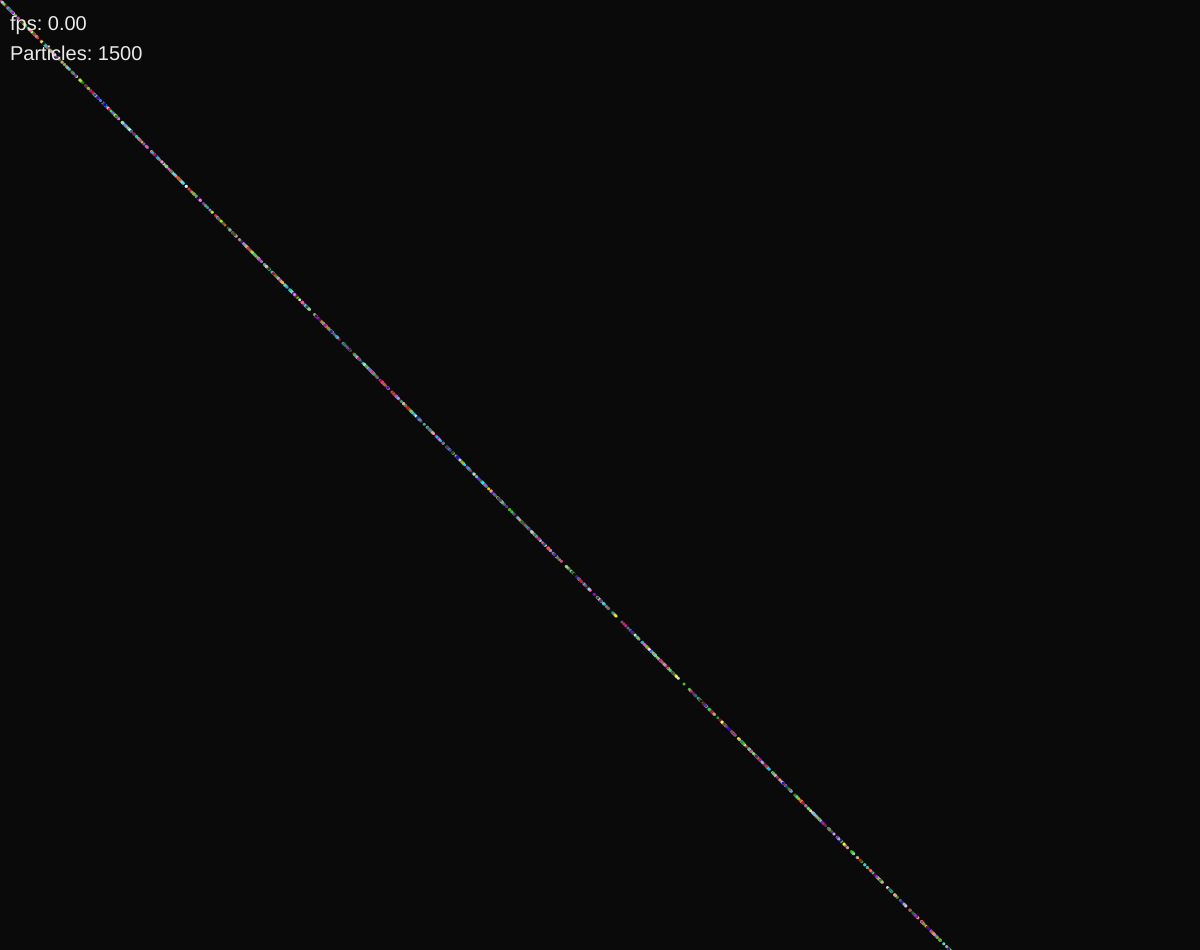
Frame 1 (no input)
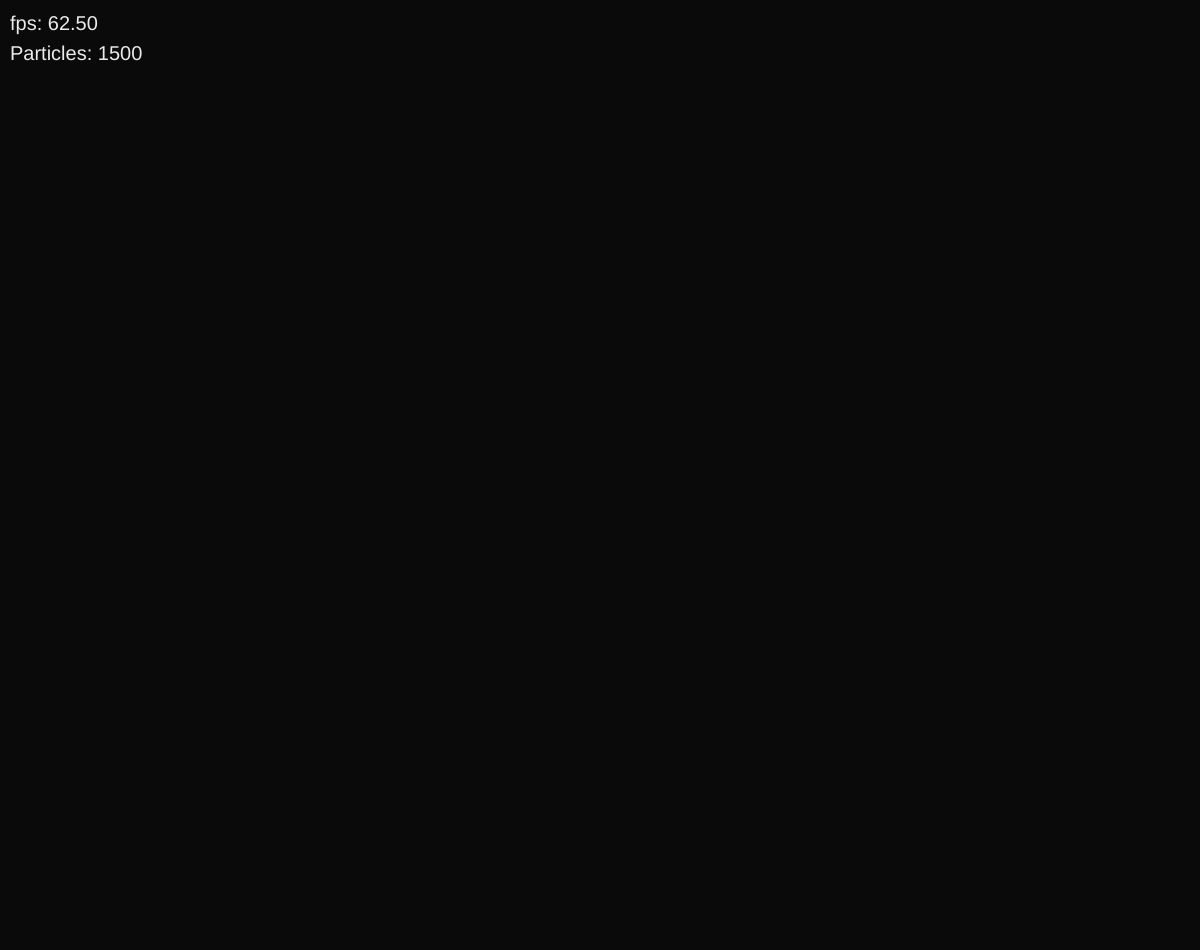
Frame 60 (no input)
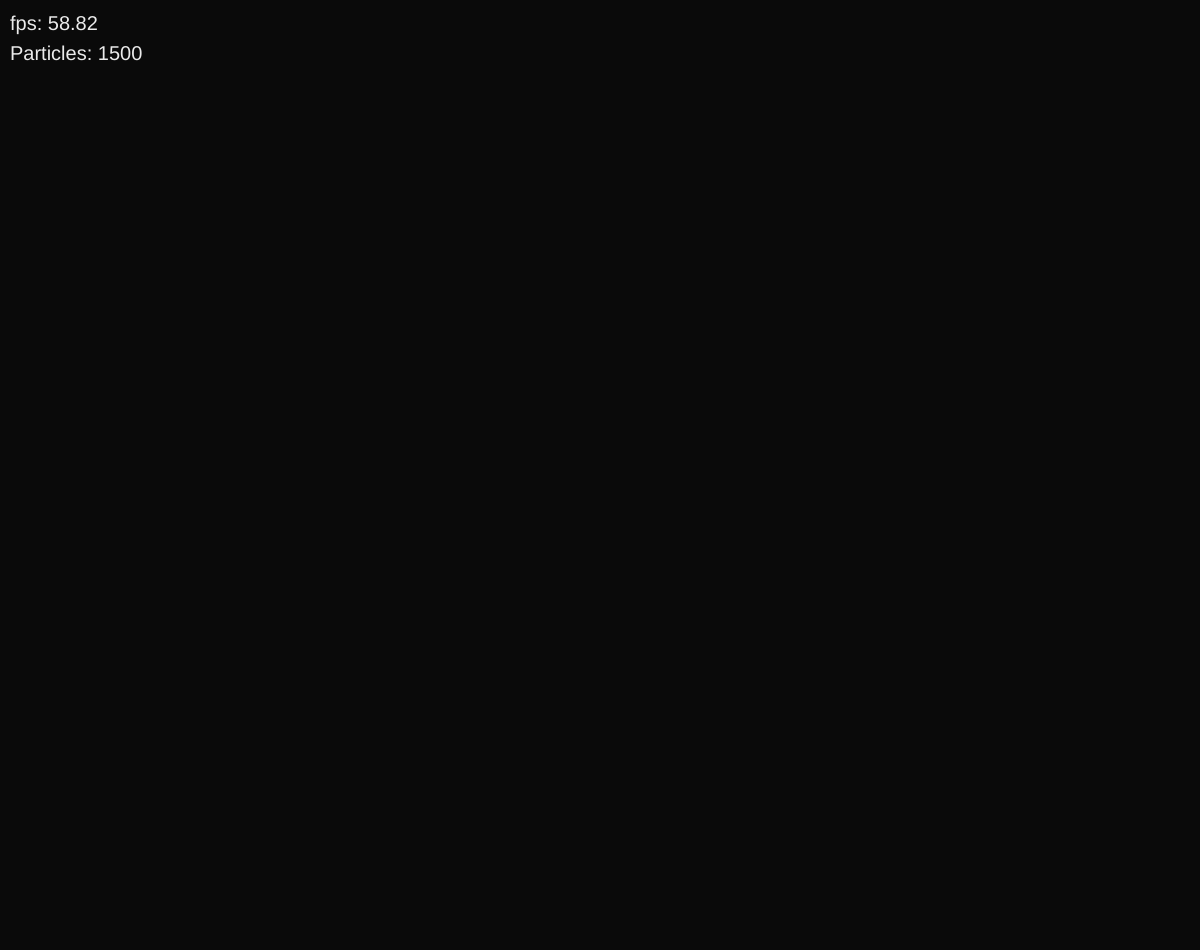
Frame 120 (the mouse pressed at the canvas centre since frame 60)

The p5.js sketch that drew these frames (run headless with seeded random() and noise() and a simulated clock; from frame 60 on, the mouse is pressed at the canvas centre):

// p5.js sketch
// ── sketch.js

var ww = window.innerWidth 
var wh = window.innerHeight *0.95
console.log("width: " + ww + " height: " + wh)
var mouseX_c,mouseY_c
var mouse = {x: 0, y: 0}
var cssscale
var scaleslider
var playerCount = 1500
var playerList = []
var prevtime = 0
var currtime = 0
var changing = false


class Particle {
  constructor(x, y) {
    this.color = color(random(255), random(255), random(255))
    this.x = x
    this.y = y
    this.vx = 0
    this.vy = 0
    this.ax = 0
    this.ay = 0
    this.prev = {x: x, y: x}
    this.prev2 = {x: x, y: x}
    this.dampen = random(0.95,0.99)
  }
  resetOffScreen(){
    this.vy = 0
    this.vx = 0
    this.prev = {}
    this.prev2 = {}
    if (random(1) > 0.5){
      if (random(1) > 0.5){this.y = random(-200,0); this.x = random(0,ww)}
      else{this.y = random(wh,wh+200); this.x = random(0,ww)}

    }else{
      if (random(1) > 0.5){this.x = random(-200,0); this.y = random(0,wh)}
      else{this.x = random(ww,ww+200); this.y = random(0,wh)}
    }
  }
  update() {
    this.vx += this.ax
    this.vy += this.ay
    this.x += this.vx
    this.y += this.vy
    this.vx *= this.dampen
    this.vy *= this.dampen
    if (this.x > ww + 200 || this.x < -200 || this.y > wh + 200 || this.y < -200){this.resetOffScreen()}
    if(frameCount % 2 == 0){
      this.prev2 = this.prev
      this.prev = {x: this.x, y: this.y}
    }
  }
  draw() {  
    push()
    stroke(this.color)
    fill(255)
    circle(this.x, this.y, 3)
    pop()
  }
  drawTrails(){
    push()
    strokeWeight(3)
    stroke(this.color, 75)
    line(this.x, this.y, this.prev.x, this.prev.y)
    strokeWeight(1)
    line(this.prev.x, this.prev.y, this.prev2.x, this.prev2.y)
    pop()
  }
  calculateAcceleration() {
    let dx = mouse.x - this.x
    let dy = mouse.y - this.y
    let angle = atan2(dy, dx) + random(-0.05,0)
    let distance = sqrt(dx * dx + dy * dy)
    let force = 200 / distance**1.1
    if (force > 2) force = 2
    this.ax = (cos(angle) * force)+random(-0.05,0.05)  
    this.ay = (sin(angle) * force)+random(-0.05,0.05)
    if(!mouseIsPressed){}else{this.ax = -this.ax*5; this.ay = -this.ay*5}
  }
  play(){
    this.calculateAcceleration()
    this.update()
    this.draw()
    this.drawTrails()
  }
}

// function drawTrails() {
//   push()
//   strokeWeight(3)
//   for (let i in playerList) {
//     stroke(playerList[i].color, 75)
//     line(playerList[i].x, playerList[i].y, playerList[i].prev.x, playerList[i].prev.y)
//     strokeWeight(1)
//     line(playerList[i].prev.x, playerList[i].prev.y, playerList[i].prev2.x, playerList[i].prev2.y)
//   }
//   pop()
// }




function precalculateMouseCoordinates(){
  cssscale = parseFloat(window.getComputedStyle(document.documentElement).getPropertyValue('--zoomscale'))
  document.documentElement.style.setProperty('--zoomscale', zoomslider.value())
  mouseX_c = mouseX / cssscale
  mouseY_c = mouseY / cssscale
  if (mouseX_c > ww) mouseX_c = ww
  if (mouseX_c < 0) mouseX_c = 0
  if (mouseY_c > wh) mouseY_c = wh
  if (mouseY_c < 0) mouseY_c = 0
  mouse.x = mouseX_c
  mouse.y = mouseY_c

}

function windowResized() {
  ww = window.innerWidth *0.8
  wh = window.innerHeight *0.8
  resizeCanvas(ww, wh);
}

function resetAndChangePlayerCount(){
  changing = true 
  playerCount = playerslider.value()
  playerList = []
  for (let i = 0; i < playerCount; i++) {
    let p = new Particle(random(ww), random(wh))
    playerList.push(p)
  }
}
function mouseReleased(){
  if (changing == true){
  resetAndChangePlayerCount()
  changing = false}}

function setup() {
  pixelDensity(1)
  for (let i = 0; i < playerCount; i++) {
    let p = new Particle(random(ww), random(wh))
    playerList.push(p)
  }
  console.log(playerList)
  createCanvas(ww, wh)
  frameRate(60)
  cssscale = parseFloat(window.getComputedStyle(document.documentElement).getPropertyValue('--zoomscale'))
  zoomslider = createSlider(0.01,2,cssscale,0.01)
  playerslider = createSlider(1,1500,playerCount,1)
  playerslider.mousePressed(resetAndChangePlayerCount)
  textSize(20)
  fill(235)
  strokeWeight(1)
}




function draw() {
  background(10)
  precalculateMouseCoordinates()
  for (i in playerList){
    if (changing == true) {playerList[i].draw()}else{
    playerList[i].play()}}

  prevtime = currtime
  currtime = Date.now()
  let fps = 1000/(currtime-prevtime)
  text("fps: " + fps.toFixed(2), 10, 30)
  text("Particles: " + playerCount, 10, 60)

}5

// ── style.css
:root{
  --zoomscale : 1}

html, body {
  margin: 0;
  padding: 0;
  -webkit-user-select: none; 
  -ms-user-select: none; 
  user-select: none; 
}

canvas {
  display: block;
  zoom: var(--zoomscale)
}
